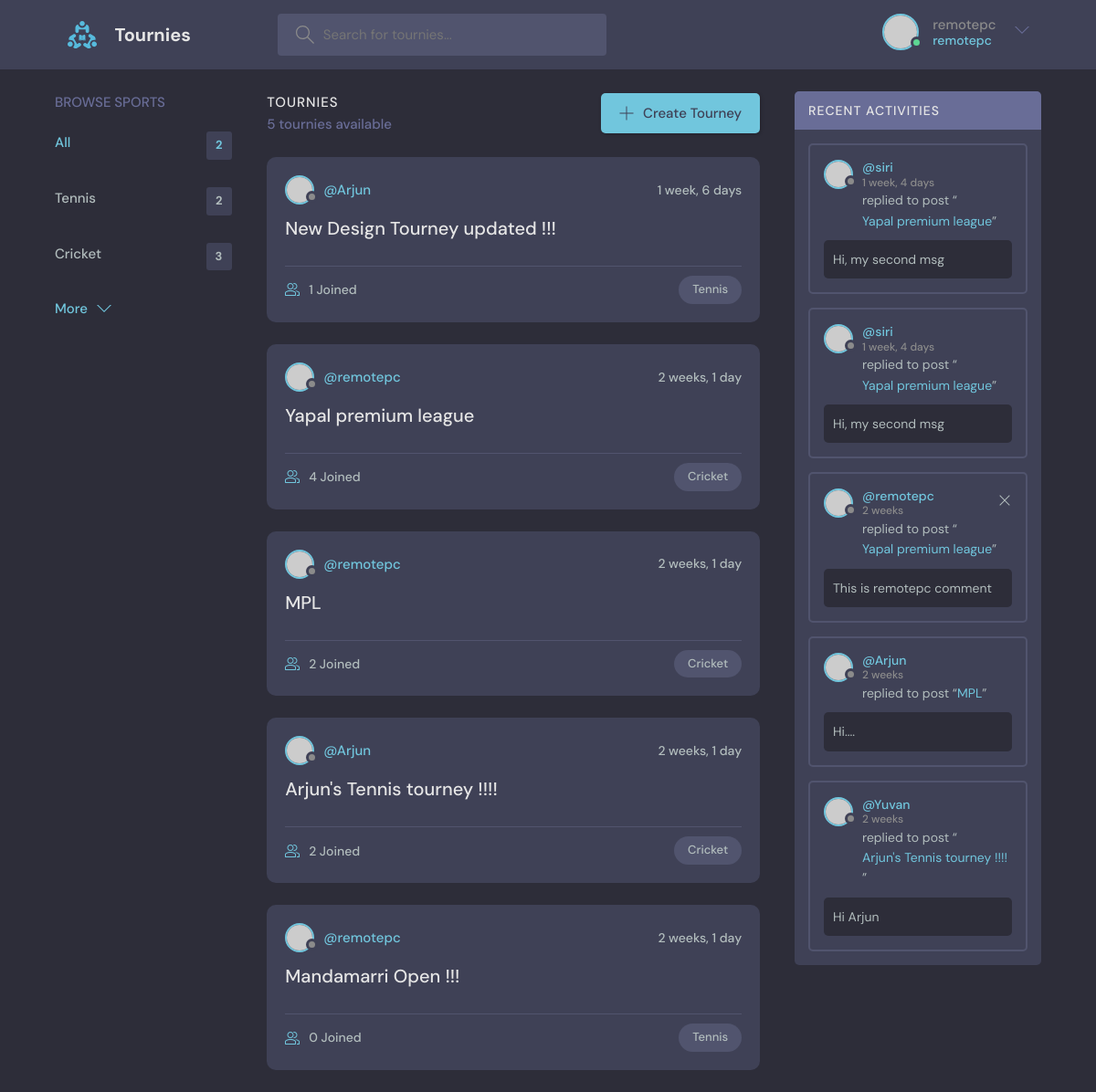
The app's page / (signed in) with its own data.
### base/models.py (models this page shows)
class Sport(models.Model) :
    sport = models.CharField(max_length=50)
    def __str__(self) :
        return self.sport

class Tourney(models.Model) :
    host = models.ForeignKey(User, on_delete=models.CASCADE)
    sport = models.ForeignKey(Sport, on_delete=models.CASCADE)
    name = models.CharField(max_length=100)
    description = models.TextField(null=True, blank=True)
    place = models.CharField(max_length=50)
    location = models.TextField(null=True, blank=True)
    participants = models.ManyToManyField(User, related_name='participants', blank=True)
    created = models.DateTimeField(auto_now_add=True)
    updated = models.DateTimeField(auto_now=True)
    class Meta :
        ordering = ['-updated', '-created']
    def __str__(self) :
        return self.name

class Message(models.Model) :
    user = models.ForeignKey(User, on_delete=models.CASCADE)
    tourney = models.ForeignKey(Tourney, on_delete=models.CASCADE)
    body = models.TextField()
    updated = models.DateTimeField(auto_now=True)
    created = models.DateTimeField(auto_now_add=True)
    class Meta :
        ordering = ['-updated', '-created']
    def __str__(self) :
        return self.body

### base/views.py (the view)
# urls.py: path('', views.home, name='home'),
def home(request) :
    q = request.GET.get('q') if request.GET.get('q') else ''
    tournies = Tourney.objects.filter(
        Q(sport__sport__contains=q) |
        Q(name__contains=q) |
        Q(description__contains=q)
        )
    sports = Sport.objects.all()
    tourney_count = tournies.count()
    comments = Message.objects.filter(
        Q(tourney__sport__sport__icontains=q)
    )
    context = {'tournies' : tournies, 'sports' : sports, 'tourney_count' : tourney_count,
                'comments' : comments}
    return render(request, 'base/home.html', context)

### base/templates/base/home.html (shortened to what this page needs)
{% extends 'main.html' %}
{% block content%}
<main class="layout layout--3">
  <div class="container">
    {% include 'base/sports_component.html' %}
    <div class="roomList">
      <div class="roomList__header">
        <div>
          <h2>Tournies</h2>
          <p>{{tourney_count}} tournies available</p>
        </div>
        <a class="btn btn--main" href="{% url 'create-tourney' %}">
          <svg version="1.1" xmlns="http://www.w3.org/2000/svg" width="32" height="32" viewBox="0 0 32 32">
            <title>add</title>
            <path
              d="M16.943 0.943h-1.885v14.115h-14.115v1.885h14.115v14.115h1.885v-14.115h14.115v-1.885h-14.115v-14.115z"
            ></path>
          </svg>
          Create Tourney
        </a>
      </div>
      {% include 'base/feed_component.html' %}
    </div>
    {% include 'base/activity_component.html' %}
  </div>
</main>
{% endblock content %}

### templates/navbar.html (shortened to what this page needs)
{% load static %}
<header class="header header--loggedIn">
    <div class="container">
      <a href="{% url 'home' %}" class="header__logo">
        <img src="{% static 'images/logo.svg' %}" />
        <h1>Tournies</h1>
      </a>
      <form class="header__search" method="get" action="{% url 'home' %}">
        <label>
          <input type="text" name="q" placeholder="Search for tournies..." />
        </label>
      </form>
      <nav class="header__menu">
        {% if request.user.is_authenticated %}
        <div class="header__user">
          <a href="{% url 'user-profile' user.id %}">
            <div class="avatar avatar--medium active">
              <img src="https://randomuser.me/api/portraits/men/37.jpg" />
            </div>
            <p>{{request.user}} <span>{{request.user}}</span></p>
          </a>
          <button class="dropdown-button">
            <svg version="1.1" xmlns="http://www.w3.org/2000/svg" width="32" height="32" viewBox="0 0 32 32">
              <title>chevron-down</title>
              <path d="M16 21l-13-13h-3l16 16 16-16h-3l-13 13z"></path>
            </svg>
          </button>
        </div>
        {% else %}
        <a href="{% url 'user-login'%}">
          <img src="{% static 'images/avatar.svg' %}" />
          <p>Login</p>
        </a>
        {% endif %}
      </nav>
    </div>
  </header>

### base/templates/base/sports_component.html
<div class="topics">
    <div class="topics__header">
      <h2>Browse Sports</h2>
    </div>
    <ul class="topics__list">
      <li>
        <a href="{% url 'home' %}" class="active">All <span>{{sports.count}}</span></a>
      </li>
      {% for sport in sports %}
      <li>
        <a href="{% url 'home' %}?q={{sport}}">{{sport}} <span>{{sport.tourney_set.all.count}}</span></a>
      </li>
      {% endfor %}
    </ul>
    <a class="btn btn--link" href="topics.html">
      More
      <svg version="1.1" xmlns="http://www.w3.org/2000/svg" width="32" height="32" viewBox="0 0 32 32">
        <title>chevron-down</title>
        <path d="M16 21l-13-13h-3l16 16 16-16h-3l-13 13z"></path>
      </svg>
    </a>
  </div>

### base/templates/base/feed_component.html (shortened to what this page needs)
<div>
{% for tourney in tournies %}
<div class="roomListRoom">
    <div class="roomListRoom__header">
      <a href="{% url 'user-profile' tourney.host.id %}" class="roomListRoom__author">
        <div class="avatar avatar--small">
          <img src="https://randomuser.me/api/portraits/women/11.jpg" />
        </div>
        <span>@{{ tourney.host }}</span>
      </a>
      <div class="roomListRoom__actions">
        <span>{{tourney.created|timesince}}</span>
      </div>
    </div>
    <div class="roomListRoom__content">
      <a href="{% url 'tourney' tourney.id %}">{{ tourney.name }}</a>
    </div>
    <div class="roomListRoom__meta">
      <a href="{% url 'tourney' tourney.id %}" class="roomListRoom__joined">
        {{tourney.participants.count}} Joined
      </a>
      <p class="roomListRoom__topic">{{tourney.sport}}</p>
    </div>
  </div>
{% endfor %}
</div>

### base/templates/base/activity_component.html
<div class="activities">
    <div class="activities__header">
      <h2>Recent Activities</h2>
    </div>
    {% for comment in comments %}
        <div class="activities__box">
        <div class="activities__boxHeader roomListRoom__header">
            <a href="{% url 'user-profile' comment.user.id %}" class="roomListRoom__author">
            <div class="avatar avatar--small">
                <img src="https://randomuser.me/api/portraits/women/11.jpg" />
            </div>
            <p>
                @{{comment.user}}
                <span>{{comment.created|timesince}}</span>
            </p>
            </a>
            {% if comment.user == request.user %}
                <div class="roomListRoom__actions">
                <a href="{% url 'delete-message' comment.id %}">
                    <svg version="1.1" xmlns="http://www.w3.org/2000/svg" width="32" height="32" viewBox="0 0 32 32">
                    <title>remove</title>
                    <path
                        d="M27.314 6.019l-1.333-1.333-9.98 9.981-9.981-9.981-1.333 1.333 9.981 9.981-9.981 9.98 1.333 1.333 9.981-9.98 9.98 9.98 1.333-1.333-9.98-9.98 9.98-9.981z"
                    ></path>
                    </svg>
                </a>
                </div>
            {% endif %}
        </div>
        <div class="activities__boxContent">
            <p>replied to post “<a href="{% url 'tourney' comment.tourney.id %}">{{comment.tourney}}</a>”</p>
            <div class="activities__boxRoomContent">
                {{comment}}
            </div>
        </div>
        </div>
    {% endfor %}
</div>

### records on screen
Sport: sport "Tennis", tourney_set.all.count "2"
Sport: sport "Cricket", tourney_set.all.count "3"
Tourney: host "Arjun", created "1 week, 6 days", name "New Design Tourney updated !!!", participants.count "1", sport "Tennis"
Tourney: host "remotepc", created "2 weeks, 1 day", name "Yapal premium league", participants.count "4", sport "Cricket"
Tourney: host "remotepc", created "2 weeks, 1 day", name "MPL", participants.count "2", sport "Cricket"
Tourney: host "Arjun", created "2 weeks, 1 day", name "Arjun's Tennis tourney !!!!", participants.count "2", sport "Cricket"
Tourney: host "remotepc", created "2 weeks, 1 day", name "Mandamarri Open !!!", participants.count "0", sport "Tennis"
Message: user "siri", created "1 week, 4 days", tourney "Yapal premium league", body "Hi, my second msg"
Message: user "siri", created "1 week, 4 days", tourney "Yapal premium league", body "Hi, my second msg"
Message: user "remotepc", created "2 weeks", tourney "Yapal premium league", body "This is remotepc comment"
Message: user "Arjun", created "2 weeks", tourney "MPL", body "Hi...."
Message: user "Yuvan", created "2 weeks", tourney "Arjun's Tennis tourney !!!!", body "Hi Arjun"

### other values on screen
{{ request.user }} "remotepc"
{{ sports.count }} "2"
{{ tourney_count }} "5"
